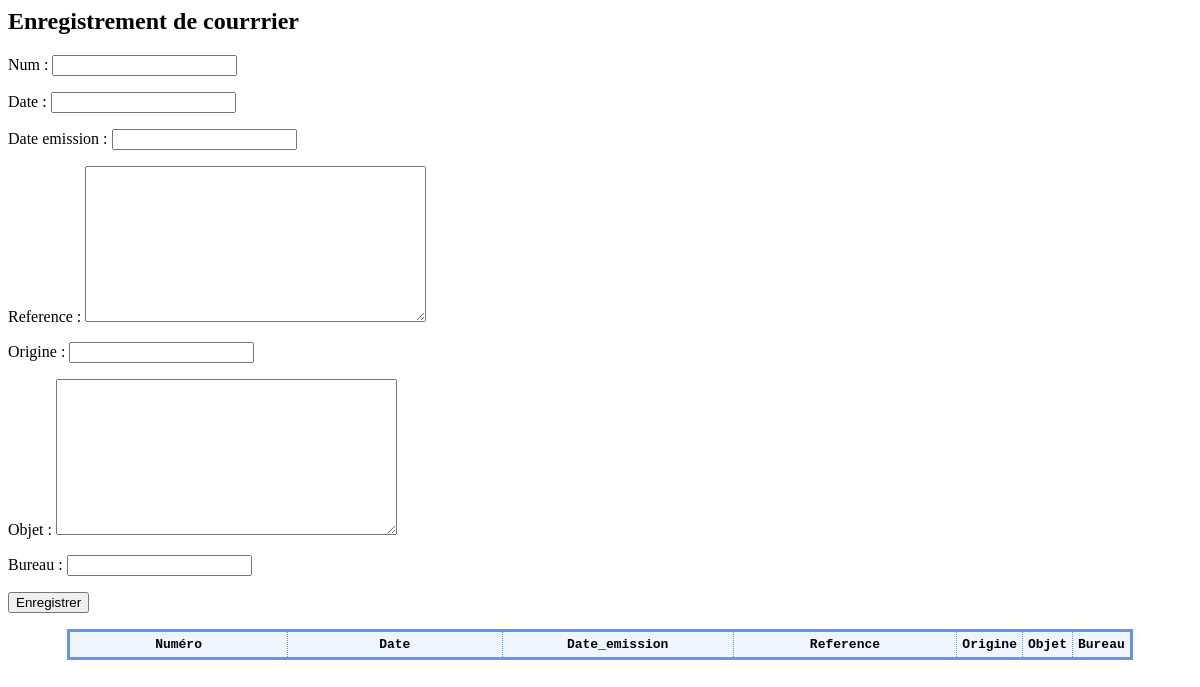
Page /courriervue/ on the earlier database version.
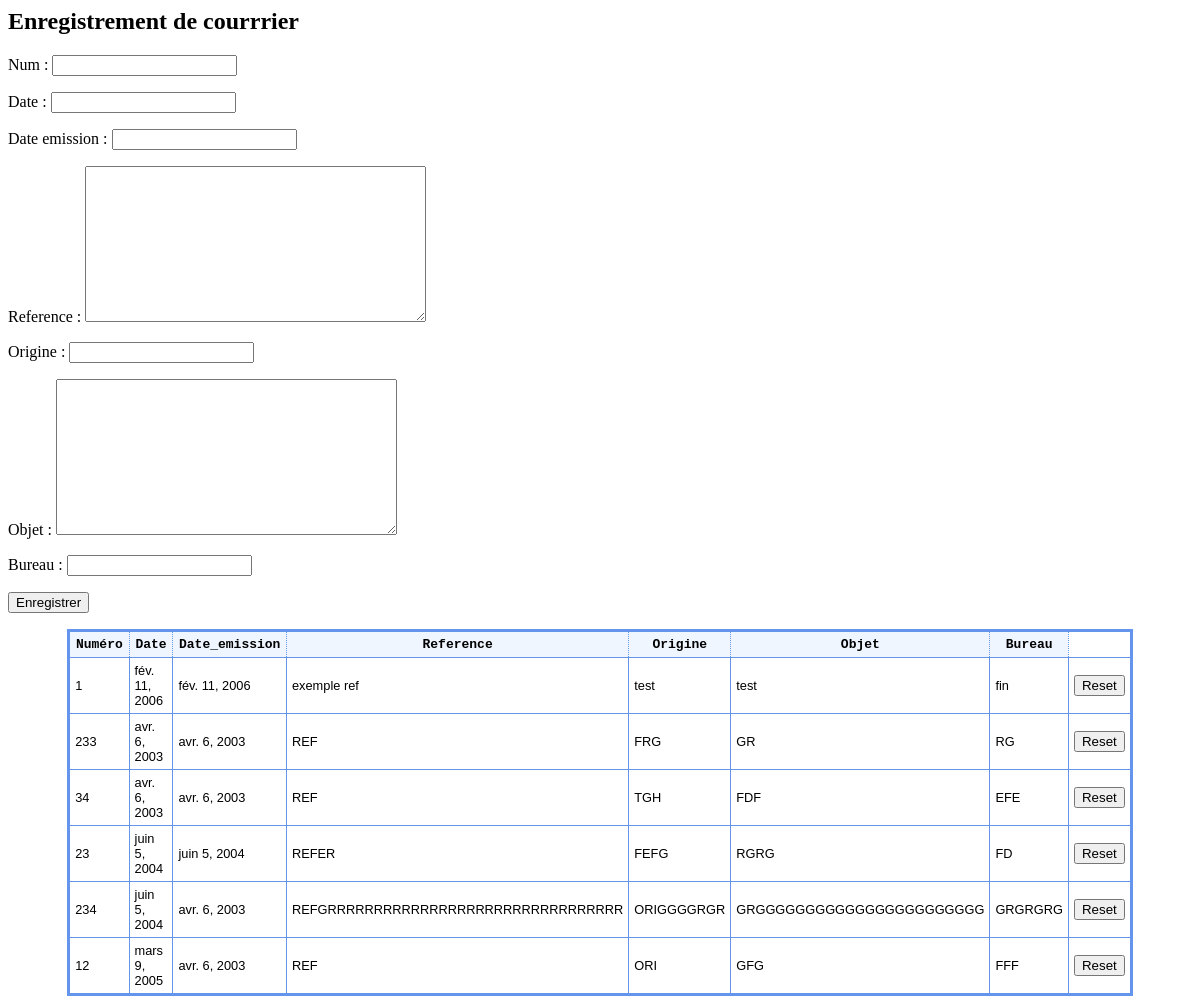
Same page on the later database version.
### CourriersApp/models/my_model.py (models this page shows)
class Courrier(models.Model):
    num = models.PositiveIntegerField()
    date = models.DateField()
    date_emission = models.DateField()
    reference = models.TextField(blank = True)
    origine = models.CharField(max_length=100)
    objet = models.TextField(blank = True)
    bureau = models.CharField(max_length=100)

### CourriersApp/views.py (the view)
# urls.py: path('courriervue/', index, name='vue_courrier'),
def index(request):
    if request.method == "POST":
        form= CourrierForm(request.POST).save()
        return redirect('/courrier_arrive')
    form = CourrierForm()
    return render(request, 'index.html', {'form': form, 'dataCourriers':Courrier.objects.all()})

### CourriersApp/formulaire.py
class CourrierForm(ModelForm):
    class Meta:
        model = my_model.Courrier
        fields = ['num', 'date', 'date_emission', 'reference', 'origine', 'objet','bureau']

### templates/index.html (shortened to what this page needs)
{% load static %}
<html>
<body>
<h2>Enregistrement de courrrier </h2>
<form method="POST" class="post-form" >
{{ form.as_p}}
<button type="submit" class="save btn">Enregistrer</button>
<link rel="stylesheet" href="{% static 'css/index.css' %}">
</form>
<table width="600" border="1" style=" border-collapse:collapse">
    <thead>
        <tr>
            <th>Numéro</th>
            <th>Date</th>
            <th>Date_emission</th>
            <th>Reference</th>
            <th>Origine</th>
            <th>Objet</th>
            <th>Bureau</th>
        </tr>
    </thead>
    <tbody>
        {% for element in dataCourriers %}
            <tr>
                <form action="/delete" method="post">
                <td>{{ element.num }}</td>
                <td>{{ element.date }}</td>
                <td>{{ element.date_emission }}</td>
                <td>{{ element.reference }}</td>
                <td>{{ element.origine  }}</td>
                <td>{{ element.objet }}</td>
                <td>{{ element.bureau }}</td>
                <td><input type="reset" value="Reset"></td></form>
            </tr>
            {% endfor %}
    </tbody>
</table>
</body>
</html>

### CourriersApp/static/css/index.css (style rules this page uses)
table { border:3px solid #6495ed; border-collapse:collapse; width:90%; margin:auto; }
thead, tfoot { background-color:#D0E3FA; background-image:url(sky.jpg); border:1px solid #6495ed; }
tbody { background-color:#FFFFFF; border:1px solid #6495ed; }
th { font-family:monospace; border:1px dotted #6495ed; padding:5px; background-color:#EFF6FF; width:25%; }
td { font-family:sans-serif; font-size:80%; border:1px solid #6495ed; padding:5px; text-align:left; }

Differences in the rows shown:
added Courrier: num "1", date "fév. 11, 2006", date_emission "fév. 11, 2006", reference "exemple ref", origine "test", objet "test", bureau "fin"
added Courrier: num "233", date "avr. 6, 2003", date_emission "avr. 6, 2003", reference "REF", origine "FRG", objet "GR", bureau "RG"
added Courrier: num "34", date "avr. 6, 2003", date_emission "avr. 6, 2003", reference "REF", origine "TGH", objet "FDF", bureau "EFE"
added Courrier: num "23", date "juin 5, 2004", date_emission "juin 5, 2004", reference "REFER", origine "FEFG", objet "RGRG", bureau "FD"
added Courrier: num "234", date "juin 5, 2004", date_emission "avr. 6, 2003", reference "REFGRRRRRRRRRRRRRRRRRRRRRRRRRRRRRRRR", origine "ORIGGGGRGR", objet "GRGGGGGGGGGGGGGGGGGGGGGGG", bureau "GRGRGRG"
added Courrier: num "12", date "mars 9, 2005", date_emission "avr. 6, 2003", reference "REF", origine "ORI", objet "GFG", bureau "FFF"
